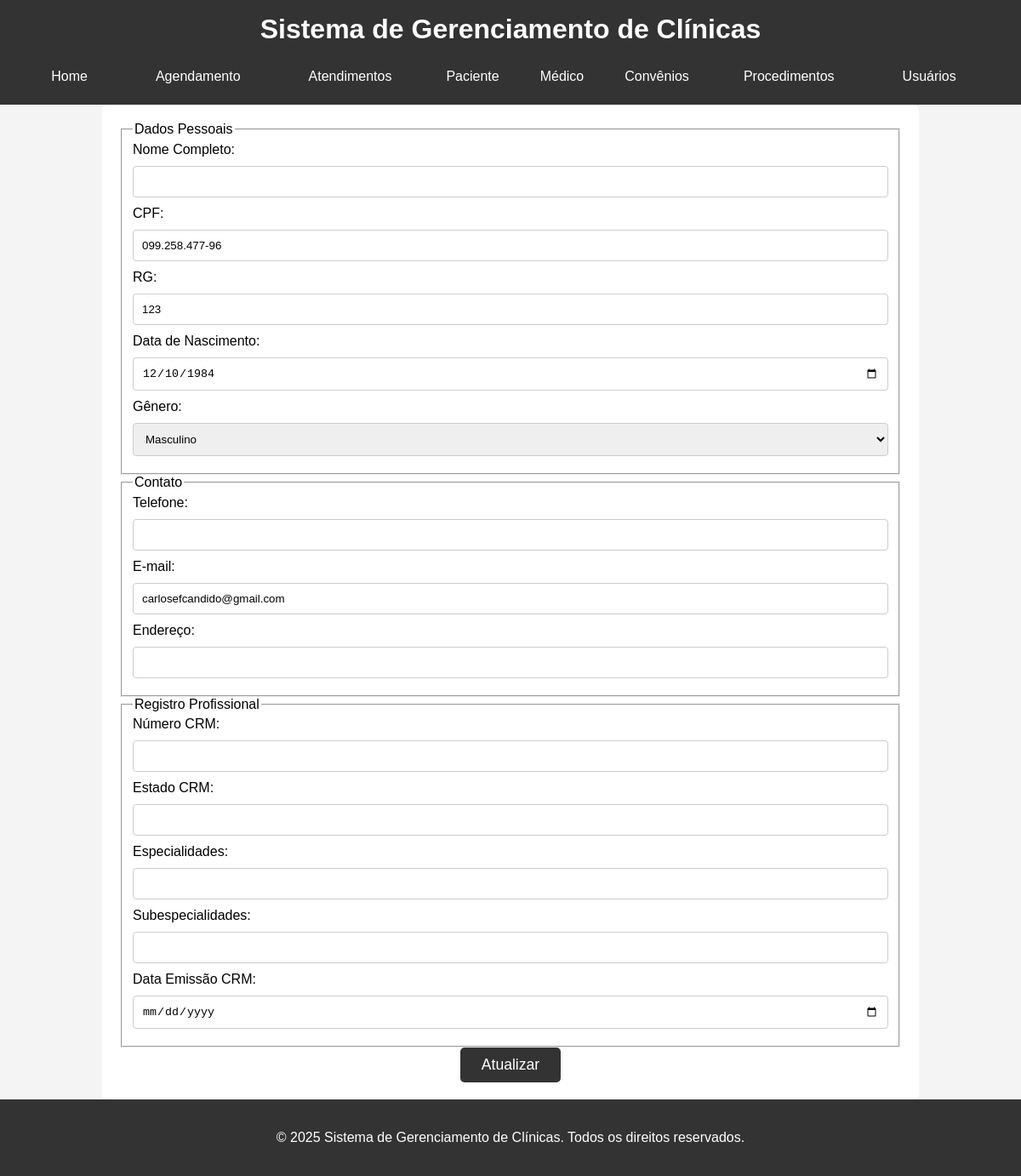
The page /formUpdatePaciente.php?id=1 on the database its author committed.
### tables this page shows
CREATE TABLE `pacientes` (
  `id` int NOT NULL,
  `nome_completo` varchar(150) NOT NULL,
  `nome_social` varchar(150) DEFAULT NULL,
  `cpf` varchar(14) NOT NULL,
  `rg` varchar(20) DEFAULT NULL,
  `cartao_sus` varchar(20) DEFAULT NULL,
  `data_nascimento` date DEFAULT NULL,
  `genero` varchar(20) DEFAULT NULL,
  `estado_civil` varchar(30) DEFAULT NULL,
  `nacionalidade` varchar(50) DEFAULT NULL,
  `naturalidade` varchar(50) DEFAULT NULL,
  `telefone_principal` varchar(20) DEFAULT NULL,
  `telefone_secundario` varchar(20) DEFAULT NULL,
  `email` varchar(100) DEFAULT NULL,
  `cep` varchar(10) DEFAULT NULL,
  `logradouro` varchar(100) DEFAULT NULL,
  `numero` varchar(10) DEFAULT NULL,
  `complemento` varchar(50) DEFAULT NULL,
  `bairro` varchar(50) DEFAULT NULL,
  `cidade` varchar(50) DEFAULT NULL,
  `estado` varchar(2) DEFAULT NULL,
  `tipo_sanguineo` varchar(5) DEFAULT NULL,
  `alergias` text,
  `condicoes_medicas` text,
  `medicamentos` text,
  `convenio` varchar(50) DEFAULT NULL,
  `numero_convenio` varchar(30) DEFAULT NULL,
  `validade_convenio` date DEFAULT NULL,
  `profissao` varchar(50) DEFAULT NULL,
  `escolaridade` varchar(50) DEFAULT NULL,
  `necessidades_especiais` text,
  `consentimento_dados` tinyint(1) DEFAULT '0',
  `criado_em` timestamp NULL DEFAULT CURRENT_TIMESTAMP
);

### public/formUpdatePaciente.php (the view, shortened to what this page needs)
<?php
$id = $_GET['id'];
$conn = connect();
$sql = "SELECT * FROM pacientes WHERE id = ?";
$stmt = $conn->prepare($sql);
$stmt->execute([$id]);
$record = $stmt->fetch(PDO::FETCH_ASSOC);
?>
<!DOCTYPE html>
<html lang="pt-BR">
<head>
    <link rel="stylesheet" href="../assets/css/style.css">
</head>
<body>
    <?php include 'header.php'; ?>
    <div class="container">
        <form id="updateForm" action="../src/medico/updateMedico.php" method="POST">
            <fieldset>
                <legend>Dados Pessoais</legend>
                <label for="nome">Nome Completo:</label>
                <input type="text" id="nome" name="nome" value="<?php echo htmlspecialchars($record['nome']); ?>" required>
                <label for="cpf">CPF:</label>
                <input type="text" id="cpf" name="cpf" value="<?php echo htmlspecialchars($record['cpf']); ?>" required>
                <label for="rg">RG:</label>
                <input type="text" id="rg" name="rg" value="<?php echo htmlspecialchars($record['rg']); ?>" required>
                <label for="data_nascimento">Data de Nascimento:</label>
                <input type="date" id="data_nascimento" name="data_nascimento" value="<?php echo htmlspecialchars($record['data_nascimento']); ?>" required>
                <label for="genero">Gênero:</label>
                <select id="genero" name="genero" required>
                    <option value="masculino" <?php if($record['genero']=='masculino') echo 'selected'; ?>>Masculino</option>
                </select>
            </fieldset>
            <fieldset>
                <legend>Contato</legend>
                <label for="telefone">Telefone:</label>
                <input type="tel" id="telefone" name="telefone" value="<?php echo htmlspecialchars($record['telefone']); ?>" required>
                <label for="email">E-mail:</label>
                <input type="email" id="email" name="email" value="<?php echo htmlspecialchars($record['email']); ?>" required>
                <label for="endereco">Endereço:</label>
                <input type="text" id="endereco" name="endereco" value="<?php echo htmlspecialchars($record['endereco']); ?>" required>
            </fieldset>
            <fieldset>
                <legend>Registro Profissional</legend>
                <label for="numero_crm">Número CRM:</label>
                <input type="text" id="numero_crm" name="numero_crm" value="<?php echo htmlspecialchars($record['numero_crm']); ?>" required>
                <label for="estado_crm">Estado CRM:</label>
                <input type="text" id="estado_crm" name="estado_crm" value="<?php echo htmlspecialchars($record['estado_crm']); ?>" required>
                <label for="especialidades">Especialidades:</label>
                <input type="text" id="especialidades" name="especialidades" value="<?php echo htmlspecialchars($record['especialidades']); ?>" required>
                <label for="subespecialidades">Subespecialidades:</label>
                <input type="text" id="subespecialidades" name="subespecialidades" value="<?php echo htmlspecialchars($record['subespecialidades']); ?>">
                <label for="data_emissao_crm">Data Emissão CRM:</label>
                <input type="date" id="data_emissao_crm" name="data_emissao_crm" value="<?php echo htmlspecialchars($record['data_emissao_crm']); ?>" required>
            </fieldset>
            <button type="submit">Atualizar</button>
        </form>
    </div>
    <?php include 'footer.php'; ?>
</body>
</html>

### assets/css/style.css (style rules this page uses)
* { box-sizing: border-box; }
body { font-family: Arial, sans-serif; margin: 0; padding: 0; background-color: #f4f4f4; }
.container { width: 80%; margin: auto; overflow: hidden; }
form { background: #ffffff; padding: 20px; border-radius: 5px; box-shadow: 0 0 10px rgba(0, 0, 0, 0.1); }
form input[type="text"], form input[type="email"], form input[type="date"], form input[type="tel"], form select { width: 100%; padding: 10px; margin: 10px 0; border: 1px solid #ccc; border-radius: 4px; }
form button[type="submit"] { display: block; background: #333; color: #ffffff; border: none; font-size: 1.1rem; padding: 10px 25px; cursor: pointer; border-radius: 5px; transition: background-color 0.3s ease; margin-top: 10px; margin: auto; }

### rows shown on the page
pacientes: cpf "099.258.477-96", rg "123", data_nascimento "12/10/1984", genero "Masculino", email "carlosefcandido@gmail.com"
